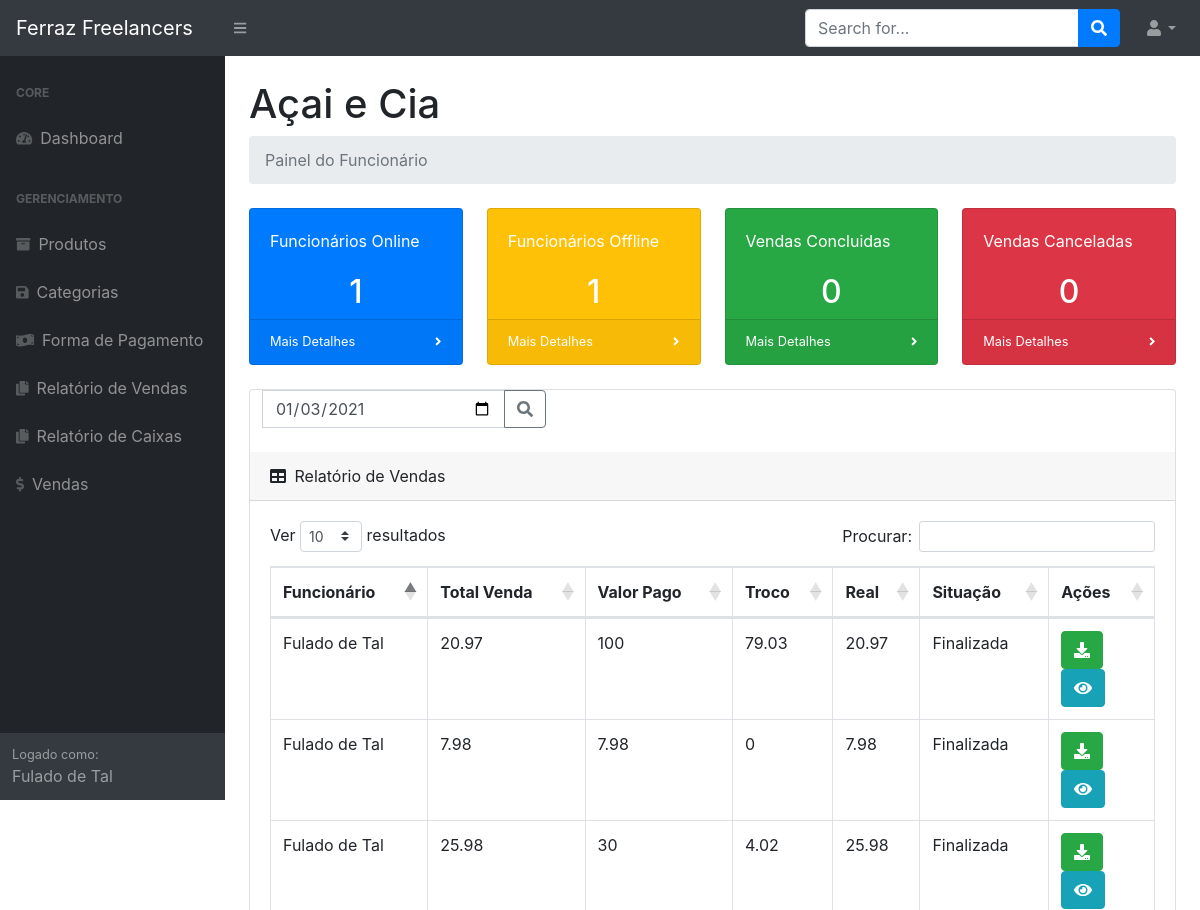
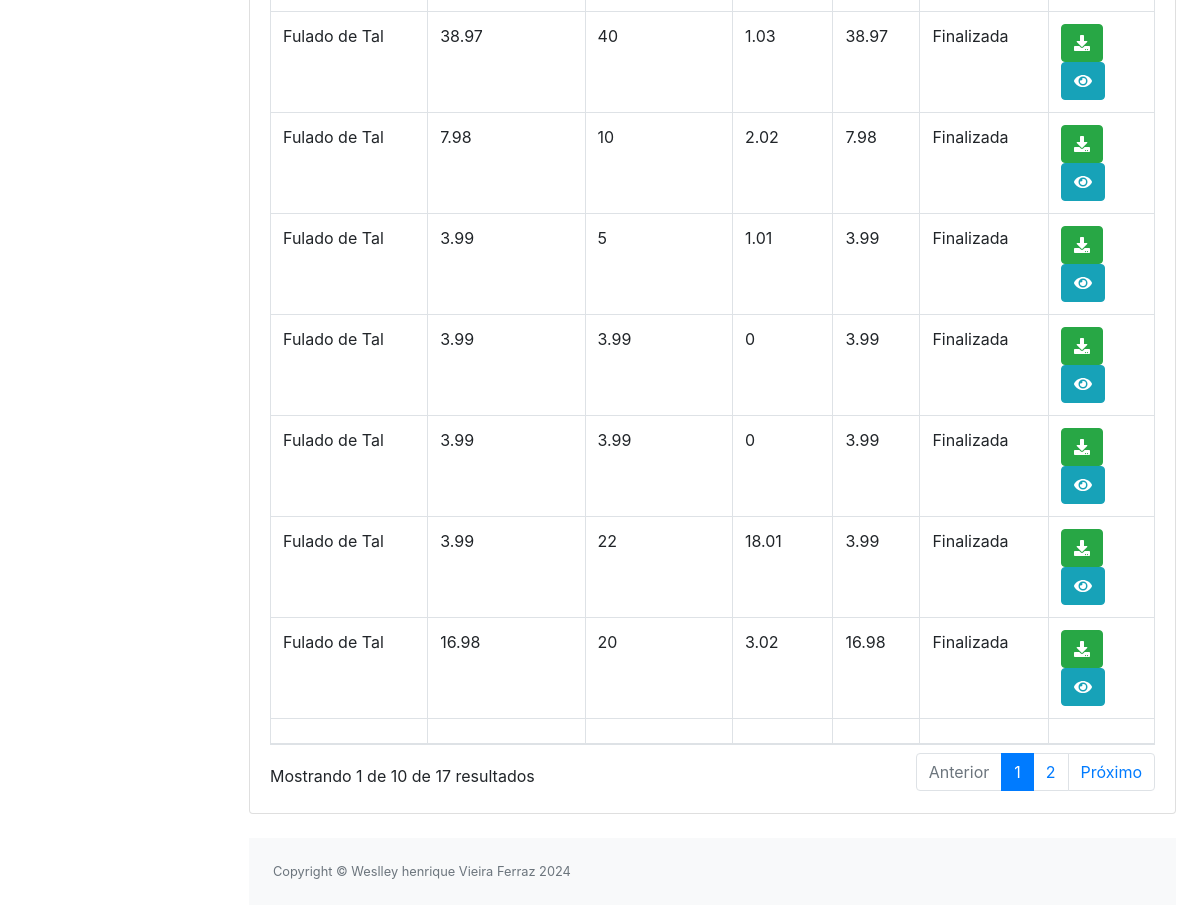
/relatorios.php?dataPesquisa=2021-01-03 (signed in), run on the app's committed database (2 pictures, top to bottom).
### tables this page shows
CREATE TABLE IF NOT EXISTS `funcionarios` (
  `id_funcionario` int(11) NOT NULL AUTO_INCREMENT,
  `id_adm` int(11) NOT NULL,
  `situacao` int(11) NOT NULL,
  `nome` varchar(300) NOT NULL,
  `email` varchar(300) NOT NULL,
  `telefone` varchar(300) DEFAULT NULL,
  `senha` varchar(300) NOT NULL,
  `data_registro` date NOT NULL,
  `presenca` int(11) DEFAULT NULL,
  `entrou` time DEFAULT NULL,
  `saiu` time DEFAULT NULL,
  PRIMARY KEY (`id_funcionario`)
);

CREATE TABLE IF NOT EXISTS `dados_empresa` (
  `id_dado` int(11) NOT NULL AUTO_INCREMENT,
  `id_adm` int(11) NOT NULL,
  `empresa` varchar(300) DEFAULT NULL,
  `cnpj` varchar(300) DEFAULT NULL,
  `telefone` varchar(300) DEFAULT NULL,
  PRIMARY KEY (`id_dado`)
);

CREATE TABLE IF NOT EXISTS `vendas` (
  `id_venda` int(11) NOT NULL AUTO_INCREMENT,
  `id_adm` int(11) NOT NULL,
  `id_funcionario` int(11) NOT NULL,
  `id_caixa` int(11) NOT NULL,
  `total` double DEFAULT NULL,
  `troco` double DEFAULT NULL,
  `valor_pago` double DEFAULT NULL,
  `situacao` int(11) DEFAULT NULL,
  `data_venda` date DEFAULT NULL,
  `hora_venda` time DEFAULT NULL,
  PRIMARY KEY (`id_venda`)
);

### classes/verificacoes.php (called while the page is built, shortened)
<?php
 Class verificacao{
 	public function verifica_nivel($id_adm, $id_mestre, $id_funcionario){
 		if ($id_funcionario != null) {
 			$retorno = "Painel do Funcionário";
 		}
 		return $retorno;
 	}
    public function verifica_id_adm($id_funcionario){
        $c = new conectar();
        $conexao = $c->conexao();
        $busca = "SELECT * FROM funcionarios WHERE id_funcionario = '$id_funcionario'";
        $resultado = mysqli_query($conexao, $busca);
        $funcionario = mysqli_fetch_array($resultado);
        $id_adm = $funcionario["id_adm"];
        $retorno = $id_adm;
        return $retorno;
    }
    public function verifica_nome_empresa($id_adm){
        $c = new conectar();
        $conexao = $c->conexao();
        $busca = "SELECT * FROM dados_empresa WHERE id_adm = '$id_adm'";
        $resultado = mysqli_query($conexao, $busca);
        $empresa = mysqli_fetch_array($resultado);
        $nome_empresa = $empresa["empresa"];
        return $nome_empresa;
    }
    public function verifica_situacao_venda($id_venda){
        $c = new conectar();
        $conexao = $c->conexao();
        $busca = "SELECT * FROM vendas WHERE id_venda = '$id_venda'";
        $resultado = mysqli_query($conexao, $busca);
        $venda = mysqli_fetch_array($resultado);
        if ($venda["situacao"] == 1) {
            $retorno = "Finalizada";
        }elseif ($venda["situacao"] == 2) {
            $retorno = "Em Andamento";
        }elseif ($venda["situacao"] == 3) {
            $retorno = "Cancelada";
        }
        return $retorno;
    }
 }

### relatorios.php (the view, shortened to what this page needs)
<?php
    $hoje = date("Y,m,d");
    include_once("menu.php");
    include_once("classes/verificacoes.php");
    if(isset($_SESSION['usuario'])){
        $c = new conectar();
        $conexao = $c->conexao();
        $v = new verificacao();
        $verificacao = $v->verifica_nivel($id_adm, $id_mestre, $id_funcionario);
        if (@$_SESSION['id_funcionario'] != null) {
            $id_adm = $v->verifica_id_adm($id_funcionario);
        }
        $nome_empresa = $v->verifica_nome_empresa($id_adm);
?>
            <div id="layoutSidenav_content">
                <main>
                    <div class="container-fluid">
                        <h1 class="mt-4"><?php echo $nome_empresa; ?></h1>
                        <ol class="breadcrumb mb-4">
                            <li class="breadcrumb-item active"><?php echo $verificacao; ?></li>
                        </ol>
                        <?php if (!isset($_GET["vendas"])) { ?>
                        <div class="row">
                            <div class="col-xl-3 col-md-6">
                                <?php
                                $consulta_funcionarios = "SELECT * FROM funcionarios WHERE id_adm = $id_adm AND presenca = '1'";
                                $resultado_funcionarios = mysqli_query($conexao, $consulta_funcionarios);
                                $linha_funcionarios = mysqli_num_rows($resultado_funcionarios)
                                 ?>
                                <div class="card bg-primary text-white mb-4">
                                    <div class="card-body">Funcionários Online</div>
                                    <center><h2><?php echo $linha_funcionarios; ?></h2></center>
                                    <div class="card-footer d-flex align-items-center justify-content-between">
                                        <a class="small text-white stretched-link" href="#">Mais Detalhes</a>
                                        <div class="small text-white"><i class="fas fa-angle-right"></i></div>
                                    </div>
                                </div>
                            </div>
                            <div class="col-xl-3 col-md-6">
                                <?php
                                $consulta_funcionarios2 = "SELECT * FROM funcionarios WHERE id_adm = $id_adm AND presenca = '2'";
                                $resultado_funcionarios2 = mysqli_query($conexao, $consulta_funcionarios2);
                                $linha_funcionarios2 = mysqli_num_rows($resultado_funcionarios2)
                                 ?>
                                <div class="card bg-warning text-white mb-4">
                                    <div class="card-body">Funcionários Offline</div>
                                    <center><h2><?php echo $linha_funcionarios2; ?></h2></center>
                                    <div class="card-footer d-flex align-items-center justify-content-between">
                                        <a class="small text-white stretched-link" href="#">Mais Detalhes</a>
                                        <div class="small text-white"><i class="fas fa-angle-right"></i></div>
                                    </div>
                                </div>
                            </div>
                            <div class="col-xl-3 col-md-6">
                                <?php
                                if (@$_SESSION['id_adm'] != null) {
                                    $consulta_vr = "SELECT * FROM vendas WHERE id_adm = $id_adm AND data_venda = '$hoje' AND situacao = '1'";
                                }elseif (@$_SESSION['id_funcionario'] != null) {
                                    $consulta_vr = "SELECT * FROM vendas WHERE id_adm = $id_adm AND id_funcionario = '$id_funcionario' AND data_venda = '$hoje' AND situacao = '1'";
                                }
                                $resultado_vr = mysqli_query($conexao, $consulta_vr);
                                $linha_vr = mysqli_num_rows($resultado_vr);
                                 ?>
                                <div class="card bg-success text-white mb-4">
                                    <div class="card-body">Vendas Concluidas</div>
                                    <center><h2><?php echo $linha_vr; ?></h2></center>
                                    <div class="card-footer d-flex align-items-center justify-content-between">
                                        <a class="small text-white stretched-link" href="#">Mais Detalhes</a>
                                        <div class="small text-white"><i class="fas fa-angle-right"></i></div>
                                    </div>
                                </div>
                            </div>
                            <div class="col-xl-3 col-md-6">
                                <?php
                                if (@$_SESSION['id_adm'] != null) {
                                    $consulta_vr2 = "SELECT * FROM vendas WHERE id_adm = $id_adm AND data_venda = '$hoje' AND situacao = '3'";
                                }elseif (@$_SESSION['id_funcionario'] != null) {
                                    $consulta_vr2 = "SELECT * FROM vendas WHERE id_adm = $id_adm AND id_funcionario = '$id_funcionario' AND data_venda = '$hoje' AND situacao = '3'";
                                }
                                $resultado_vr2 = mysqli_query($conexao, $consulta_vr2);
                                $linha_vr2 = mysqli_num_rows($resultado_vr2);
                                 ?>
                                <div class="card bg-danger text-white mb-4">
                                    <div class="card-body">Vendas Canceladas</div>
                                    <center><h2><?php echo $linha_vr2; ?></h2></center>
                                    <div class="card-footer d-flex align-items-center justify-content-between">
                                        <a class="small text-white stretched-link" href="#">Mais Detalhes</a>
                                        <div class="small text-white"><i class="fas fa-angle-right"></i></div>
                                    </div>
                                </div>
                            </div>
                        </div>
                        <?php } ?>
                        <div id="tabelaCategoriaLoad" class="card mb-4">
                            <?php $dataPesquisa = @$_GET["dataPesquisa"]; ?>
                            <form class="col-lg-4" action="" method="get">
                                <div class="input-group mb-4">
                                    <input name="dataPesquisa" type="date" class="form-control" aria-label="Exemplo do tamanho do input" aria-describedby="inputGroup-sizing-default" value="<?php echo $dataPesquisa; ?>">
                                    <div class="input-group-append">
                                    <button class="btn btn-outline-secondary" type="submit" title="pesquisar"><i class="fas fa-search"></i></button>
                                    </div>
                                </div>
                            </form>
                            <div class="card-header">
                                <i class="fas fa-table mr-1"></i>
                                Relatório de Vendas
                            </div>
                            <div class="card-body">
                                <div class="table-responsive">
                                    <table class="table table-bordered" id="dataTable" width="100%" cellspacing="0">
                                        <thead>
                                            <tr>
                                                <th>Funcionário</th>
                                                <th>Total Venda</th>
                                                <th>Valor Pago</th>
                                                <th>Troco</th>
                                                <th>Real</th>
                                                <th>Situação</th>
                                                <th>Ações</th>
                                            </tr>
                                        </thead>
                                        <tbody>
                                            <?php
                                            if (@$_SESSION['id_adm'] != null) {
                                                if (isset($_GET["dataPesquisa"])) {
                                                    $busca_vendas = "SELECT * FROM vendas WHERE id_adm = '$id_adm' AND data_venda = '$dataPesquisa'";
                                                }else{
                                                    $busca_vendas = "SELECT * FROM vendas WHERE id_adm = '$id_adm' AND data_venda = '$hoje'";
                                                }
                                             }elseif (@$_SESSION['id_funcionario'] != null) {
                                                if (isset($_GET["dataPesquisa"])) {
                                                    $busca_vendas = "SELECT * FROM vendas WHERE id_funcionario = '$id_funcionario' AND id_adm = '$id_adm' AND data_venda = '$dataPesquisa'";
                                                }else{
                                                    $busca_vendas = "SELECT * FROM vendas WHERE id_funcionario = '$id_funcionario' AND id_adm = '$id_adm' AND data_venda = '$hoje'";
                                                }
                                             }
                                             else{
                                                $busca_vendas = "SELECT * FROM vendas AND data_venda = '$hoje'";
                                             }
                                            $resultado_vendas = mysqli_query($conexao, $busca_vendas);
                                            $linha_vendas = mysqli_num_rows($resultado_vendas);
                                            if($linha_vendas == ''){
                                                echo "<th><h3> Não foram encontrados dados Cadastrados no Banco!! </h3></th>";
                                            }else{
                                                while($res = mysqli_fetch_array($resultado_vendas)){
                                                   $id_funcionario2 = $res["id_funcionario"];
                                                   $busca_funcionario = "SELECT * FROM funcionarios WHERE id_funcionario = '$id_funcionario2' AND id_adm = '$id_adm'";
                                                   $resultado_funcionario = mysqli_query($conexao, $busca_funcionario);
                                                   $funcionario = mysqli_fetch_array($resultado_funcionario);
                                                   $id_venda = $res["id_venda"];
                                                   $situacao = $v->verifica_situacao_venda($id_venda);
                                                   $valor_real = $res["valor_pago"] - $res["troco"];
                                             ?>
                                            <tr>
                                                <td><?php echo $funcionario["nome"]; ?></td>
                                                <td><?php echo $res["total"]; ?></td>
                                                <td><?php echo $res["valor_pago"]; ?></td>
                                                <td><?php echo $res["troco"]; ?></td>
                                                <td>
                                                    <?php echo $valor_real; ?>
                                                    </td>
                                                <td><?php echo $situacao; ?></td>
                                                <td>
                                                    <a title="Imprimir Comprovante" href="funcoes/comprovante_pdf.php?id_venda=<?php echo $res["id_venda"] ?>" class="btn btn-success"><i class="fas fa-download"></i></a>
                                                    <a title="Ver Comprovante" href="comprovante.php?id_venda=<?php echo $res["id_venda"] ?>" class="btn btn-info"><i class="fas fa-eye"></i></a>
                                                </td>
                                            </tr>
                                            <?php }} ?>
                                        </tbody>
                                        <tfoot>
                                            <tr>
                                                <th></th>
                                                <th></th>
                                                <th></th>
                                                <th></th>
                                                <th></th>
                                                <th></th>
                                                <th>
                                                </th>
                                            </tr>
                                        </tfoot>
                                    </table>
                                </div>
                            </div>
                        </div>
<?php
    include_once("rodape.php");
}else{
    echo "<script language='javascript'>window.alert('ERRO - não está Logado'); </script>";
    echo "<script language='javascript'>window.location='login.php'; </script>";
}
?>

### data on the page
funcionarios: id_adm.empresa "Açai e Cia"
vendas: id_funcionario.nome "Fulado de Tal", total "20.97", valor_pago "100", troco "79.03", valor_real "20.97", situacao "Finalizada"
vendas: id_funcionario.nome "Fulado de Tal", total "7.98", valor_pago "7.98", troco "0", situacao "Finalizada"
vendas: id_funcionario.nome "Fulado de Tal", total "25.98", valor_pago "30", troco "4.02", valor_real "25.98", situacao "Finalizada"
vendas: id_funcionario.nome "Fulado de Tal", total "38.97", valor_pago "40", troco "1.03", valor_real "38.97", situacao "Finalizada"
vendas: id_funcionario.nome "Fulado de Tal", total "7.98", valor_pago "10", troco "2.02", valor_real "7.98", situacao "Finalizada"
vendas: id_funcionario.nome "Fulado de Tal", total "3.99", valor_pago "5", troco "1.01", valor_real "3.99", situacao "Finalizada"
vendas: id_funcionario.nome "Fulado de Tal", total "3.99", valor_pago "3.99", troco "0", situacao "Finalizada"
vendas: id_funcionario.nome "Fulado de Tal", total "3.99", valor_pago "3.99", troco "0", situacao "Finalizada"
vendas: id_funcionario.nome "Fulado de Tal", total "3.99", valor_pago "22", troco "18.01", valor_real "3.99", situacao "Finalizada"
vendas: id_funcionario.nome "Fulado de Tal", total "16.98", valor_pago "20", troco "3.02", valor_real "16.98", situacao "Finalizada"

### other printed values
$nome "Fulado de Tal"
$verificacao "Painel do Funcionário"
$linha_funcionarios "1"
$linha_funcionarios2 "1"
$linha_vr "0"
$linha_vr2 "0"
